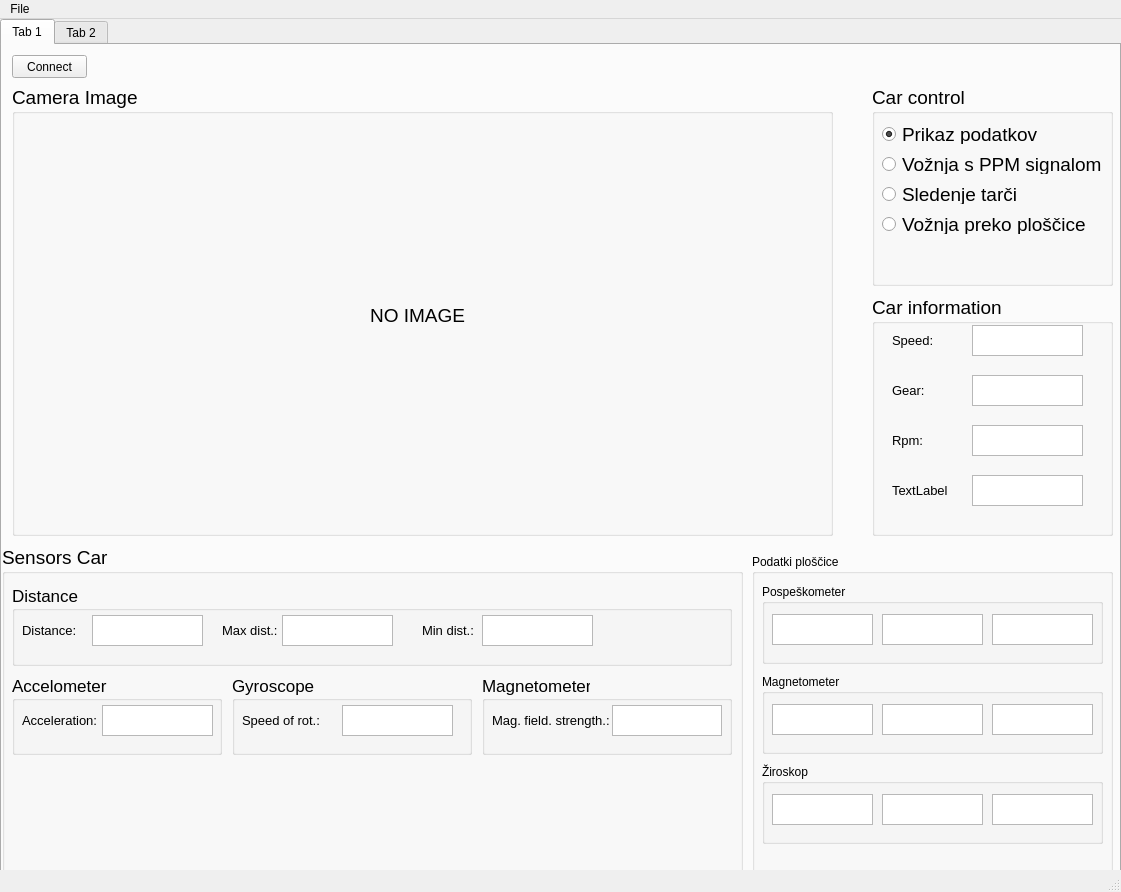
<?xml version="1.0" encoding="UTF-8"?>
<ui version="4.0">
 <class>MainWindow</class>
 <widget class="QMainWindow" name="MainWindow">
  <property name="geometry">
   <rect>
    <x>0</x>
    <y>0</y>
    <width>1121</width>
    <height>892</height>
   </rect>
  </property>
  <property name="windowTitle">
   <string>MainWindow</string>
  </property>
  <widget class="QWidget" name="centralwidget">
   <widget class="QTabWidget" name="tabWidget">
    <property name="geometry">
     <rect>
      <x>0</x>
      <y>0</y>
      <width>1121</width>
      <height>861</height>
     </rect>
    </property>
    <property name="currentIndex">
     <number>0</number>
    </property>
    <widget class="QWidget" name="tab">
     <attribute name="title">
      <string>Tab 1</string>
     </attribute>
     <widget class="QPushButton" name="pushButton">
      <property name="geometry">
       <rect>
        <x>10</x>
        <y>10</y>
        <width>75</width>
        <height>23</height>
       </rect>
      </property>
      <property name="text">
       <string>Connect</string>
      </property>
     </widget>
     <widget class="QGroupBox" name="groupBox_5">
      <property name="geometry">
       <rect>
        <x>10</x>
        <y>40</y>
        <width>821</width>
        <height>451</height>
       </rect>
      </property>
      <property name="font">
       <font>
        <pointsize>14</pointsize>
       </font>
      </property>
      <property name="title">
       <string>Camera Image</string>
      </property>
      <widget class="QLabel" name="camera_image">
       <property name="geometry">
        <rect>
         <x>10</x>
         <y>30</y>
         <width>791</width>
         <height>401</height>
        </rect>
       </property>
       <property name="text">
        <string>NO IMAGE</string>
       </property>
       <property name="alignment">
        <set>Qt::AlignCenter</set>
       </property>
      </widget>
     </widget>
     <widget class="QGroupBox" name="groupBox">
      <property name="geometry">
       <rect>
        <x>870</x>
        <y>250</y>
        <width>241</width>
        <height>241</height>
       </rect>
      </property>
      <property name="font">
       <font>
        <pointsize>14</pointsize>
       </font>
      </property>
      <property name="title">
       <string>Car information</string>
      </property>
      <widget class="QLabel" name="label">
       <property name="geometry">
        <rect>
         <x>20</x>
         <y>30</y>
         <width>71</width>
         <height>31</height>
        </rect>
       </property>
       <property name="font">
        <font>
         <pointsize>10</pointsize>
        </font>
       </property>
       <property name="text">
        <string>Speed:</string>
       </property>
      </widget>
      <widget class="QLabel" name="label_2">
       <property name="geometry">
        <rect>
         <x>20</x>
         <y>80</y>
         <width>71</width>
         <height>31</height>
        </rect>
       </property>
       <property name="font">
        <font>
         <pointsize>10</pointsize>
        </font>
       </property>
       <property name="text">
        <string>Gear:</string>
       </property>
      </widget>
      <widget class="QLabel" name="label_3">
       <property name="geometry">
        <rect>
         <x>20</x>
         <y>130</y>
         <width>71</width>
         <height>31</height>
        </rect>
       </property>
       <property name="font">
        <font>
         <pointsize>10</pointsize>
        </font>
       </property>
       <property name="text">
        <string>Rpm:</string>
       </property>
      </widget>
      <widget class="QLabel" name="label_4">
       <property name="geometry">
        <rect>
         <x>20</x>
         <y>180</y>
         <width>71</width>
         <height>31</height>
        </rect>
       </property>
       <property name="font">
        <font>
         <pointsize>10</pointsize>
        </font>
       </property>
       <property name="text">
        <string>TextLabel</string>
       </property>
      </widget>
      <widget class="QTextBrowser" name="textBrowser">
       <property name="enabled">
        <bool>true</bool>
       </property>
       <property name="geometry">
        <rect>
         <x>100</x>
         <y>30</y>
         <width>111</width>
         <height>31</height>
        </rect>
       </property>
       <property name="font">
        <font>
         <pointsize>14</pointsize>
         <kerning>true</kerning>
        </font>
       </property>
       <property name="acceptDrops">
        <bool>false</bool>
       </property>
       <property name="verticalScrollBarPolicy">
        <enum>Qt::ScrollBarAlwaysOff</enum>
       </property>
       <property name="horizontalScrollBarPolicy">
        <enum>Qt::ScrollBarAlwaysOff</enum>
       </property>
       <property name="openLinks">
        <bool>false</bool>
       </property>
      </widget>
      <widget class="QTextBrowser" name="textBrowser_2">
       <property name="enabled">
        <bool>true</bool>
       </property>
       <property name="geometry">
        <rect>
         <x>100</x>
         <y>80</y>
         <width>111</width>
         <height>31</height>
        </rect>
       </property>
       <property name="font">
        <font>
         <pointsize>14</pointsize>
         <kerning>true</kerning>
        </font>
       </property>
       <property name="acceptDrops">
        <bool>false</bool>
       </property>
       <property name="verticalScrollBarPolicy">
        <enum>Qt::ScrollBarAlwaysOff</enum>
       </property>
       <property name="horizontalScrollBarPolicy">
        <enum>Qt::ScrollBarAlwaysOff</enum>
       </property>
       <property name="openLinks">
        <bool>false</bool>
       </property>
      </widget>
      <widget class="QTextBrowser" name="textBrowser_3">
       <property name="enabled">
        <bool>true</bool>
       </property>
       <property name="geometry">
        <rect>
         <x>100</x>
         <y>130</y>
         <width>111</width>
         <height>31</height>
        </rect>
       </property>
       <property name="font">
        <font>
         <pointsize>14</pointsize>
         <kerning>true</kerning>
        </font>
       </property>
       <property name="acceptDrops">
        <bool>false</bool>
       </property>
       <property name="verticalScrollBarPolicy">
        <enum>Qt::ScrollBarAlwaysOff</enum>
       </property>
       <property name="horizontalScrollBarPolicy">
        <enum>Qt::ScrollBarAlwaysOff</enum>
       </property>
       <property name="openLinks">
        <bool>false</bool>
       </property>
      </widget>
      <widget class="QTextBrowser" name="textBrowser_4">
       <property name="enabled">
        <bool>true</bool>
       </property>
       <property name="geometry">
        <rect>
         <x>100</x>
         <y>180</y>
         <width>111</width>
         <height>31</height>
        </rect>
       </property>
       <property name="font">
        <font>
         <pointsize>14</pointsize>
         <kerning>true</kerning>
        </font>
       </property>
       <property name="acceptDrops">
        <bool>false</bool>
       </property>
       <property name="verticalScrollBarPolicy">
        <enum>Qt::ScrollBarAlwaysOff</enum>
       </property>
       <property name="horizontalScrollBarPolicy">
        <enum>Qt::ScrollBarAlwaysOff</enum>
       </property>
       <property name="openLinks">
        <bool>false</bool>
       </property>
      </widget>
     </widget>
     <widget class="QGroupBox" name="groupBox_2">
      <property name="geometry">
       <rect>
        <x>0</x>
        <y>500</y>
        <width>741</width>
        <height>331</height>
       </rect>
      </property>
      <property name="font">
       <font>
        <pointsize>14</pointsize>
       </font>
      </property>
      <property name="title">
       <string>Sensors Car</string>
      </property>
      <widget class="QGroupBox" name="groupBox_3">
       <property name="geometry">
        <rect>
         <x>10</x>
         <y>40</y>
         <width>720</width>
         <height>81</height>
        </rect>
       </property>
       <property name="font">
        <font>
         <pointsize>13</pointsize>
        </font>
       </property>
       <property name="title">
        <string>Distance</string>
       </property>
       <widget class="QLabel" name="label_5">
        <property name="geometry">
         <rect>
          <x>10</x>
          <y>30</y>
          <width>71</width>
          <height>31</height>
         </rect>
        </property>
        <property name="font">
         <font>
          <pointsize>10</pointsize>
         </font>
        </property>
        <property name="text">
         <string>Distance:</string>
        </property>
       </widget>
       <widget class="QLabel" name="label_6">
        <property name="geometry">
         <rect>
          <x>210</x>
          <y>30</y>
          <width>71</width>
          <height>31</height>
         </rect>
        </property>
        <property name="font">
         <font>
          <pointsize>10</pointsize>
         </font>
        </property>
        <property name="text">
         <string>Max dist.:</string>
        </property>
       </widget>
       <widget class="QLabel" name="label_7">
        <property name="geometry">
         <rect>
          <x>410</x>
          <y>40</y>
          <width>51</width>
          <height>10</height>
         </rect>
        </property>
        <property name="font">
         <font>
          <pointsize>10</pointsize>
         </font>
        </property>
        <property name="text">
         <string>Min dist.:</string>
        </property>
       </widget>
       <widget class="QTextBrowser" name="textBrowser_7">
        <property name="enabled">
         <bool>true</bool>
        </property>
        <property name="geometry">
         <rect>
          <x>470</x>
          <y>30</y>
          <width>111</width>
          <height>31</height>
         </rect>
        </property>
        <property name="font">
         <font>
          <pointsize>13</pointsize>
          <kerning>true</kerning>
         </font>
        </property>
        <property name="acceptDrops">
         <bool>false</bool>
        </property>
        <property name="verticalScrollBarPolicy">
         <enum>Qt::ScrollBarAlwaysOff</enum>
        </property>
        <property name="horizontalScrollBarPolicy">
         <enum>Qt::ScrollBarAlwaysOff</enum>
        </property>
        <property name="openLinks">
         <bool>false</bool>
        </property>
       </widget>
       <widget class="QTextBrowser" name="textBrowser_6">
        <property name="enabled">
         <bool>true</bool>
        </property>
        <property name="geometry">
         <rect>
          <x>270</x>
          <y>30</y>
          <width>111</width>
          <height>31</height>
         </rect>
        </property>
        <property name="font">
         <font>
          <pointsize>13</pointsize>
          <kerning>true</kerning>
         </font>
        </property>
        <property name="acceptDrops">
         <bool>false</bool>
        </property>
        <property name="verticalScrollBarPolicy">
         <enum>Qt::ScrollBarAlwaysOff</enum>
        </property>
        <property name="horizontalScrollBarPolicy">
         <enum>Qt::ScrollBarAlwaysOff</enum>
        </property>
        <property name="openLinks">
         <bool>false</bool>
        </property>
       </widget>
       <widget class="QTextBrowser" name="textBrowser_5">
        <property name="enabled">
         <bool>true</bool>
        </property>
        <property name="geometry">
         <rect>
          <x>80</x>
          <y>30</y>
          <width>111</width>
          <height>31</height>
         </rect>
        </property>
        <property name="font">
         <font>
          <pointsize>13</pointsize>
          <kerning>true</kerning>
         </font>
        </property>
        <property name="acceptDrops">
         <bool>false</bool>
        </property>
        <property name="verticalScrollBarPolicy">
         <enum>Qt::ScrollBarAlwaysOff</enum>
        </property>
        <property name="horizontalScrollBarPolicy">
         <enum>Qt::ScrollBarAlwaysOff</enum>
        </property>
        <property name="openLinks">
         <bool>false</bool>
        </property>
       </widget>
      </widget>
      <widget class="QGroupBox" name="groupBox_6">
       <property name="geometry">
        <rect>
         <x>10</x>
         <y>130</y>
         <width>210</width>
         <height>80</height>
        </rect>
       </property>
       <property name="font">
        <font>
         <pointsize>13</pointsize>
        </font>
       </property>
       <property name="title">
        <string>Accelometer</string>
       </property>
       <widget class="QLabel" name="label_8">
        <property name="geometry">
         <rect>
          <x>10</x>
          <y>30</y>
          <width>80</width>
          <height>30</height>
         </rect>
        </property>
        <property name="font">
         <font>
          <pointsize>10</pointsize>
         </font>
        </property>
        <property name="text">
         <string>Acceleration:</string>
        </property>
       </widget>
       <widget class="QTextBrowser" name="textBrowser_8">
        <property name="geometry">
         <rect>
          <x>90</x>
          <y>30</y>
          <width>111</width>
          <height>31</height>
         </rect>
        </property>
       </widget>
      </widget>
      <widget class="QGroupBox" name="groupBox_7">
       <property name="geometry">
        <rect>
         <x>230</x>
         <y>130</y>
         <width>240</width>
         <height>80</height>
        </rect>
       </property>
       <property name="font">
        <font>
         <pointsize>13</pointsize>
        </font>
       </property>
       <property name="title">
        <string>Gyroscope</string>
       </property>
       <widget class="QLabel" name="label_9">
        <property name="geometry">
         <rect>
          <x>10</x>
          <y>30</y>
          <width>91</width>
          <height>30</height>
         </rect>
        </property>
        <property name="font">
         <font>
          <pointsize>10</pointsize>
         </font>
        </property>
        <property name="text">
         <string>Speed of rot.:</string>
        </property>
       </widget>
       <widget class="QTextBrowser" name="textBrowser_9">
        <property name="geometry">
         <rect>
          <x>110</x>
          <y>30</y>
          <width>111</width>
          <height>31</height>
         </rect>
        </property>
       </widget>
      </widget>
      <widget class="QGroupBox" name="groupBox_8">
       <property name="geometry">
        <rect>
         <x>480</x>
         <y>130</y>
         <width>250</width>
         <height>80</height>
        </rect>
       </property>
       <property name="font">
        <font>
         <pointsize>13</pointsize>
        </font>
       </property>
       <property name="title">
        <string>Magnetometer</string>
       </property>
       <widget class="QLabel" name="label_10">
        <property name="geometry">
         <rect>
          <x>10</x>
          <y>30</y>
          <width>120</width>
          <height>30</height>
         </rect>
        </property>
        <property name="font">
         <font>
          <pointsize>10</pointsize>
         </font>
        </property>
        <property name="text">
         <string>Mag. field. strength.:</string>
        </property>
       </widget>
       <widget class="QTextBrowser" name="textBrowser_10">
        <property name="geometry">
         <rect>
          <x>130</x>
          <y>30</y>
          <width>110</width>
          <height>31</height>
         </rect>
        </property>
       </widget>
      </widget>
     </widget>
     <widget class="QGroupBox" name="groupBox_4">
      <property name="geometry">
       <rect>
        <x>870</x>
        <y>40</y>
        <width>241</width>
        <height>201</height>
       </rect>
      </property>
      <property name="font">
       <font>
        <pointsize>14</pointsize>
       </font>
      </property>
      <property name="title">
       <string>Car control</string>
      </property>
      <widget class="QRadioButton" name="radioButton">
       <property name="geometry">
        <rect>
         <x>10</x>
         <y>40</y>
         <width>171</width>
         <height>19</height>
        </rect>
       </property>
       <property name="text">
        <string>Prikaz podatkov</string>
       </property>
       <property name="checked">
        <bool>true</bool>
       </property>
      </widget>
      <widget class="QRadioButton" name="radioButton_2">
       <property name="geometry">
        <rect>
         <x>10</x>
         <y>70</y>
         <width>221</width>
         <height>19</height>
        </rect>
       </property>
       <property name="text">
        <string>Vožnja s PPM signalom</string>
       </property>
      </widget>
      <widget class="QRadioButton" name="radioButton_3">
       <property name="geometry">
        <rect>
         <x>10</x>
         <y>100</y>
         <width>151</width>
         <height>19</height>
        </rect>
       </property>
       <property name="text">
        <string>Sledenje tarči</string>
       </property>
      </widget>
      <widget class="QRadioButton" name="radioButton_4">
       <property name="geometry">
        <rect>
         <x>10</x>
         <y>130</y>
         <width>211</width>
         <height>19</height>
        </rect>
       </property>
       <property name="text">
        <string>Vožnja preko ploščice</string>
       </property>
      </widget>
     </widget>
     <widget class="QGroupBox" name="groupBox_9">
      <property name="geometry">
       <rect>
        <x>750</x>
        <y>509</y>
        <width>361</width>
        <height>321</height>
       </rect>
      </property>
      <property name="title">
       <string>Podatki ploščice</string>
      </property>
      <widget class="QGroupBox" name="groupBox_10">
       <property name="geometry">
        <rect>
         <x>10</x>
         <y>30</y>
         <width>341</width>
         <height>80</height>
        </rect>
       </property>
       <property name="title">
        <string>Pospeškometer</string>
       </property>
       <widget class="QTextBrowser" name="textBrowser_11">
        <property name="geometry">
         <rect>
          <x>10</x>
          <y>30</y>
          <width>101</width>
          <height>31</height>
         </rect>
        </property>
       </widget>
       <widget class="QTextBrowser" name="textBrowser_12">
        <property name="geometry">
         <rect>
          <x>120</x>
          <y>30</y>
          <width>101</width>
          <height>31</height>
         </rect>
        </property>
       </widget>
       <widget class="QTextBrowser" name="textBrowser_13">
        <property name="geometry">
         <rect>
          <x>230</x>
          <y>30</y>
          <width>101</width>
          <height>31</height>
         </rect>
        </property>
       </widget>
      </widget>
      <widget class="QGroupBox" name="groupBox_11">
       <property name="geometry">
        <rect>
         <x>10</x>
         <y>120</y>
         <width>341</width>
         <height>80</height>
        </rect>
       </property>
       <property name="title">
        <string>Magnetometer</string>
       </property>
       <widget class="QTextBrowser" name="textBrowser_14">
        <property name="geometry">
         <rect>
          <x>10</x>
          <y>30</y>
          <width>101</width>
          <height>31</height>
         </rect>
        </property>
       </widget>
       <widget class="QTextBrowser" name="textBrowser_15">
        <property name="geometry">
         <rect>
          <x>120</x>
          <y>30</y>
          <width>101</width>
          <height>31</height>
         </rect>
        </property>
       </widget>
       <widget class="QTextBrowser" name="textBrowser_16">
        <property name="geometry">
         <rect>
          <x>230</x>
          <y>30</y>
          <width>101</width>
          <height>31</height>
         </rect>
        </property>
       </widget>
      </widget>
      <widget class="QGroupBox" name="groupBox_12">
       <property name="geometry">
        <rect>
         <x>10</x>
         <y>210</y>
         <width>341</width>
         <height>80</height>
        </rect>
       </property>
       <property name="title">
        <string>Žiroskop</string>
       </property>
       <widget class="QTextBrowser" name="textBrowser_17">
        <property name="geometry">
         <rect>
          <x>10</x>
          <y>30</y>
          <width>101</width>
          <height>31</height>
         </rect>
        </property>
       </widget>
       <widget class="QTextBrowser" name="textBrowser_18">
        <property name="geometry">
         <rect>
          <x>120</x>
          <y>30</y>
          <width>101</width>
          <height>31</height>
         </rect>
        </property>
       </widget>
       <widget class="QTextBrowser" name="textBrowser_19">
        <property name="geometry">
         <rect>
          <x>230</x>
          <y>30</y>
          <width>101</width>
          <height>31</height>
         </rect>
        </property>
       </widget>
      </widget>
     </widget>
    </widget>
    <widget class="QWidget" name="tab_2">
     <attribute name="title">
      <string>Tab 2</string>
     </attribute>
    </widget>
   </widget>
  </widget>
  <widget class="QMenuBar" name="menubar">
   <property name="geometry">
    <rect>
     <x>0</x>
     <y>0</y>
     <width>1121</width>
     <height>20</height>
    </rect>
   </property>
   <widget class="QMenu" name="menuFile">
    <property name="title">
     <string>File</string>
    </property>
    <addaction name="actionsettings_json"/>
   </widget>
   <addaction name="menuFile"/>
  </widget>
  <widget class="QStatusBar" name="statusbar"/>
  <action name="actionsettings_json">
   <property name="text">
    <string>settings.json</string>
   </property>
  </action>
 </widget>
 <resources/>
 <connections/>
</ui>
